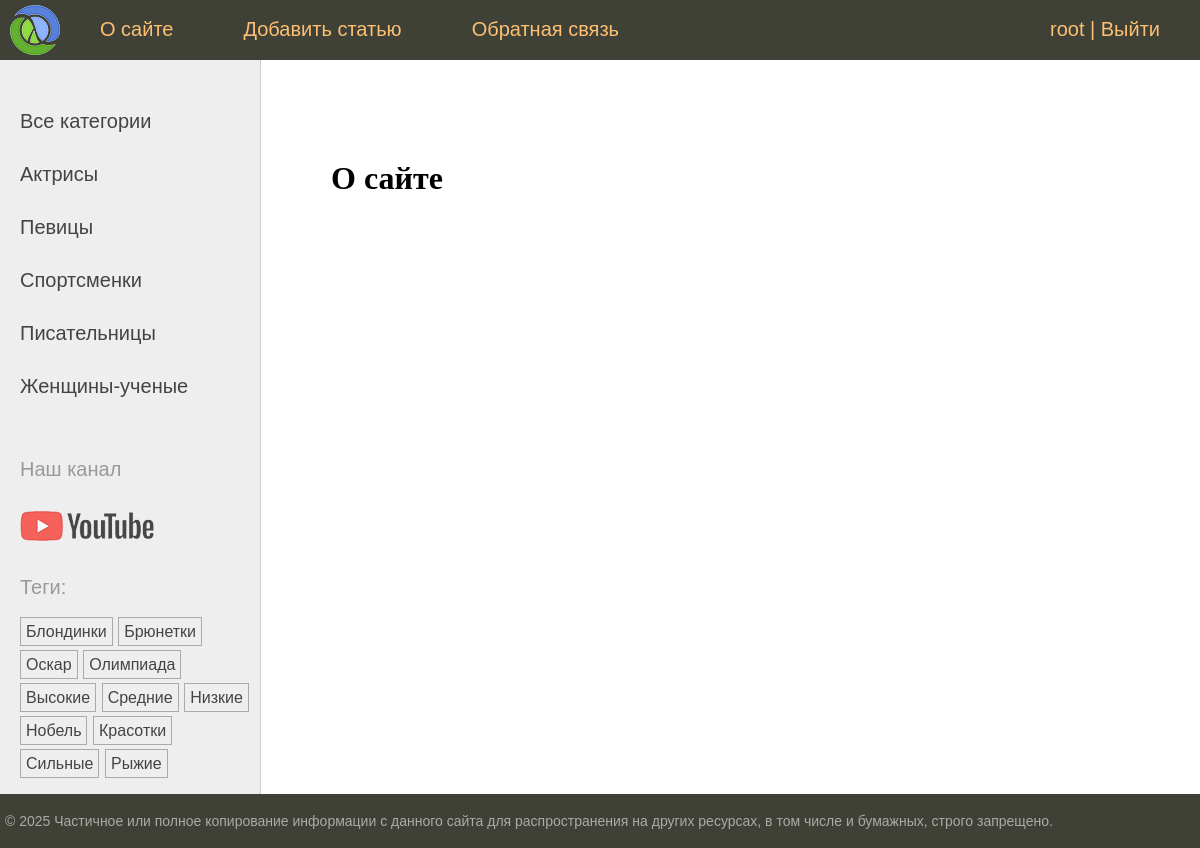
The page /about/ (signed in) on the database its author committed.
### women/models.py (models this page shows, shortened)
class Category(models.Model):
    name = models.CharField(max_length=100, db_index=True, verbose_name="Категория")
    slug = models.SlugField(max_length=255, unique=True, db_index=True, verbose_name="Слаг")
    def get_absolute_url(self):
        return reverse("category", args=(self.slug,))
    class Meta:
        verbose_name = "Категория"
        verbose_name_plural = "Категории"

class TagPost(models.Model):
    tag = models.CharField(max_length=100, db_index=True)
    slug = models.SlugField(max_length=255, unique=True, db_index=True)
    def __str__(self):
        return self.tag
    def get_absolute_url(self):
        return reverse("tag", args=(self.slug, ))
    class Meta:
        verbose_name = "Тег"
        verbose_name_plural = "Теги"

### women/views.py (the view)
# urls.py: path('about/', views.About.as_view(), name="about"),
class About(LoginRequiredMixin, DataMixin, TemplateView):
    template_name = 'women/about.html'
    title = "О сайте"

### sitewomen/context_processors.py (called while the page is built)
def get_women_context(request):
    menu = [{'title': "О сайте", 'url_name': 'about'},
            {'title': "Добавить статью", 'url_name': 'add_page'},
            {'title': "Обратная связь", 'url_name': 'contact'},
            {'title': "Войти", 'url_name': 'users:login', 'title2': "Регистрация", 'url_name2': "users:registration"}
            ]
    if request.user.is_authenticated:
        menu[-1] = {'title': f"{request.user.username}", 'title2': "Выйти", 'url_name2': "users:logout"}
    return {"mainmenu": menu}

### women/templatetags/women_tags.py (called while the page is built)
@register.inclusion_tag("women/list_categories.html")
def show_categories(cat_selected=0):
    cats = Category.objects.filter(where_posts__is_published=Women.Status.PUBLISHED).annotate(
                                            total=Count("where_posts")).filter(total__gt=0)
    return {"cats": cats, "cat_selected": cat_selected}

@register.inclusion_tag("women/list_tags.html")
def show_tags():
    tags = TagPost.objects.filter(tags__is_published=Women.Status.PUBLISHED).annotate(
                                        total=Count("tags")).filter(total__gt=0)
    return {"tags": tags}

### women/utils.py (called while the page is built)
    def get_context_data(self, **kwargs):
        context = super().get_context_data(**kwargs)
        if "cat_selected" not in context:
            context["cat_selected"] = None
        if "paginator" in context:
            context["elided_page_range"] = context["paginator"].get_elided_page_range(
                        context["page_obj"].number, on_each_side=2, on_ends=1)
        return context

### women/templates/women/about.html
{% extends 'base.html' %}
{% block content %}
<h1>{{ title }}</h1>
{% endblock %}

### templates/base.html (shortened to what this page needs)
{% load static %}
{% load women_tags %}
<!DOCTYPE html>
<html>
<head>
	<link type="text/css" href="{% static 'women/css/styles.css' %}" rel="stylesheet" />
</head>
<body>
<table class="table-page" border=0 cellpadding="0" cellspacing="0">
<tr><td valign=top>
{% block mainmenu %}
		<div class="header">
			<ul id="mainmenu" class="mainmenu">
			<li class="logo"><a href="{% url 'home' %}"><div class="logo"></div></a></li>
		{% for m in mainmenu %}
			{% if not forloop.last %}
				<li><a href="{% url m.url_name %}">{{m.title}}</a></li>
			{% else %}
				<li class="last">
				{% if m.url_name %}
					<a href="{% url m.url_name %}">{{ m.title }}</a>
				{% else %}
					{{ m.title }}
				{% endif %}
				     | <a href="{% url m.url_name2 %}">{{ m.title2 }}</a></li>
			{% endif %}
		{% endfor %}
			</ul>
		</div>
{% endblock mainmenu %}
<table class="table-content" border=0 cellpadding="0" cellspacing="0">
<tr>
	<td valign="top" class="left-chapters">
	<ul id="leftchapters">
		{% if cat_selected == 0 %}
		<li class="selected">Все категории</li>
		{% else %}
		<li><a href="{% url 'home' %}">Все категории</a></li>
		{% endif %}
		{% show_categories cat_selected %}
		<li class="share">
		<p>Наш канал</p>
		<a class="share-yt" href="https://www.youtube.com/channel/UClJzWfGWuGJL2t-3dYKcHTA/playlists" target="_blank" rel="nofollow"></a>
		</li>
		<li>{% show_tags %}</li>
	</ul>
</td>
<td valign="top" class="content">
	<div class="content-text">
{% block content %}
{% endblock %}
	</div>
</td></tr></table>
</td></tr>
<tr><td valign=top>
	<div id="footer">
		<p>&copy; 2025 Частичное или полное копирование информации с данного сайта для распространения на других ресурсах, в том числе и бумажных, строго запрещено.</p>
	</div>
</td></tr></table>
</body>
</html>

### women/templates/women/list_categories.html
{% for category in cats %}
    {% if category.id == cat_selected %}
        <li class="selected">{{ category.name }}</li>
    {% else %}
        <li><a href="{{ category.get_absolute_url }}">{{ category.name }}</a></li>
    {% endif %}
{% endfor %}

### women/templates/women/list_tags.html
{% if tags %}
    <p>Теги: </p>
    <ul class="tags-list">
        {% for tag in tags %}
            <li><a href="{{ tag.get_absolute_url }}">{{ tag }}</a></li>
        {% endfor %}
    </ul>
{% endif %}

### women/static/women/css/styles.css (style rules this page uses)
html, body { font-family: 'Arial'; margin: 0; padding: 0; height: 100%; width: 100%; color: #444; }
a { color: #0059b2; text-decoration: none; }
.table-page { width: 100%; height: 100%; vertical-align: top; }
.table-page tr { height: 100%; }
.header { background: #3F4137; height: 60px; }
.logo { background: url('../images/logo.png') no-repeat 10px 5px; width: 70px; height: 60px; }
ul.mainmenu { list-style: none; margin: 0; padding: 0; height: 60px; color: #fdc073; font-size: 20px; overflow: hidden; }
ul.mainmenu li { float: left; margin: 18px 40px 0 30px; }
ul.mainmenu li.logo { margin: 0; }
ul.mainmenu li.last { float: right; }
ul.mainmenu li a { color: #fdc073; text-decoration: none; }
.table-content { width: 100%; min-height: 100%; height: 100%; }
.left-chapters { margin: 0; background: #eee; border-right: 1px solid #ccc; }
.left-chapters ul { width: 230px; margin: 0; padding: 20px 10px 10px 20px; list-style: none; font-size: 20px; }
.left-chapters ul li { margin: 30px 0 0 0; color: #999; }
.left-chapters ul li a { color: #444; text-decoration: none; }
.left-chapters ul li.share { margin: 60px 0 0 0; }
.left-chapters ul li.share p { margin: 30px 0 30px 0; }
.left-chapters ul li.share a { display: inline-block; width: 40px; height: 40px; margin: 0 20px 0 0; }
.left-chapters ul li.share a.share-yt { width: 100%; height: 30px; background: url('../images/share_yt.png') no-repeat 0 0 }
ul.tags-list { width: 100%; margin: 0; padding: 0; list-style: none; }
ul.tags-list li { margin: 0; padding: 0 0 10px; display: inline-block; }
ul.tags-list li a { padding: 5px; font-size: 16px; border: 1px solid #aaa; }
.content { padding: 40px 20px 20px 40px; width: 100%; box-sizing: border-box; }
.content-text { margin: 60px 0 0 30px; color: #000; font-size: 20px; font-family: Yandex Sans Display Light; }
.content-text h1 { font-size: 32px; }
#footer { box-sizing: border-box; background: #3F4137; padding: 5px; color: #aaa; font-size: 14px; font-family: Verdana, Geneva, Arial, Helvetica; text-align: left; overflow: hidden; }

### rows shown on the page
Category: name "Актрисы"
Category: name "Певицы"
Category: name "Спортсменки"
Category: name "Писательницы"
Category: name "Женщины-ученые"
TagPost: tag "Блондинки"
TagPost: tag "Брюнетки"
TagPost: tag "Оскар"
TagPost: tag "Олимпиада"
TagPost: tag "Высокие"
TagPost: tag "Средние"
TagPost: tag "Низкие"
TagPost: tag "Нобель"
TagPost: tag "Красотки"
TagPost: tag "Сильные"
TagPost: tag "Рыжие"

### other values the page prints
{{ m.title }} "О сайте" "Добавить статью" "Обратная связь"
{{ m.title }} "root"
{{ m.title2 }} "Выйти"
{{ title }} "О сайте"
